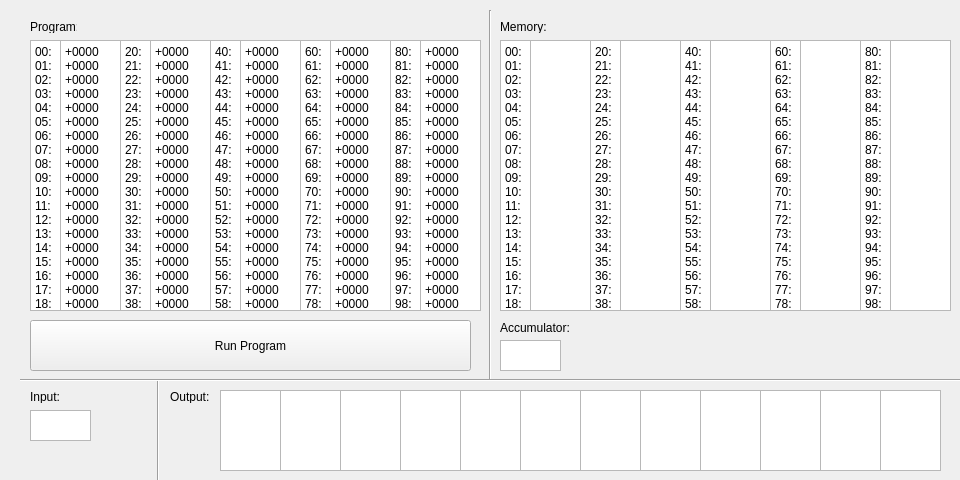
<?xml version="1.0" encoding="UTF-8"?>
<ui version="4.0">
 <class>UVSimClass</class>
 <widget class="QMainWindow" name="UVSimClass">
  <property name="geometry">
   <rect>
    <x>0</x>
    <y>0</y>
    <width>960</width>
    <height>480</height>
   </rect>
  </property>
  <property name="windowTitle">
   <string>UVSim</string>
  </property>
  <widget class="QWidget" name="centralWidget">
   <widget class="QPlainTextEdit" name="plainTextEdit_14">
    <property name="geometry">
     <rect>
      <x>890</x>
      <y>40</y>
      <width>61</width>
      <height>271</height>
     </rect>
    </property>
    <property name="readOnly">
     <bool>true</bool>
    </property>
    <property name="backgroundVisible">
     <bool>false</bool>
    </property>
   </widget>
   <widget class="QPlainTextEdit" name="plainTextEdit_17">
    <property name="geometry">
     <rect>
      <x>800</x>
      <y>40</y>
      <width>61</width>
      <height>271</height>
     </rect>
    </property>
    <property name="readOnly">
     <bool>true</bool>
    </property>
   </widget>
   <widget class="Line" name="line_3">
    <property name="geometry">
     <rect>
      <x>150</x>
      <y>380</y>
      <width>16</width>
      <height>101</height>
     </rect>
    </property>
    <property name="orientation">
     <enum>Qt::Vertical</enum>
    </property>
   </widget>
   <widget class="QPlainTextEdit" name="plainTextEdit_11">
    <property name="geometry">
     <rect>
      <x>590</x>
      <y>40</y>
      <width>31</width>
      <height>271</height>
     </rect>
    </property>
    <property name="verticalScrollBarPolicy">
     <enum>Qt::ScrollBarAlwaysOff</enum>
    </property>
    <property name="readOnly">
     <bool>true</bool>
    </property>
    <property name="plainText">
     <string>20:
21:
22:
23:
24:
25:
26:
27:
28:
29:
30:
31:
32:
33:
34:
35:
36:
37:
38:
39:</string>
    </property>
   </widget>
   <widget class="QPlainTextEdit" name="plainTextEdit_26">
    <property name="geometry">
     <rect>
      <x>340</x>
      <y>390</y>
      <width>61</width>
      <height>81</height>
     </rect>
    </property>
    <property name="readOnly">
     <bool>true</bool>
    </property>
   </widget>
   <widget class="QPlainTextEdit" name="plainTextEdit_15">
    <property name="geometry">
     <rect>
      <x>680</x>
      <y>40</y>
      <width>31</width>
      <height>271</height>
     </rect>
    </property>
    <property name="verticalScrollBarPolicy">
     <enum>Qt::ScrollBarAlwaysOff</enum>
    </property>
    <property name="readOnly">
     <bool>true</bool>
    </property>
    <property name="plainText">
     <string>40:
41:
42:
43:
44:
45:
46:
47:
48:
49:
50:
51:
52:
53:
54:
55:
56:
57:
58:
59:</string>
    </property>
   </widget>
   <widget class="QPlainTextEdit" name="plainTextEdit_34">
    <property name="geometry">
     <rect>
      <x>760</x>
      <y>390</y>
      <width>61</width>
      <height>81</height>
     </rect>
    </property>
    <property name="readOnly">
     <bool>true</bool>
    </property>
   </widget>
   <widget class="Line" name="line">
    <property name="geometry">
     <rect>
      <x>480</x>
      <y>10</y>
      <width>20</width>
      <height>371</height>
     </rect>
    </property>
    <property name="orientation">
     <enum>Qt::Vertical</enum>
    </property>
   </widget>
   <widget class="QPlainTextEdit" name="plainTextEdit">
    <property name="geometry">
     <rect>
      <x>30</x>
      <y>40</y>
      <width>31</width>
      <height>271</height>
     </rect>
    </property>
    <property name="verticalScrollBarPolicy">
     <enum>Qt::ScrollBarAlwaysOff</enum>
    </property>
    <property name="readOnly">
     <bool>true</bool>
    </property>
    <property name="plainText">
     <string>00:
01:
02:
03:
04:
05:
06:
07:
08:
09:
10:
11:
12:
13:
14:
15:
16:
17:
18:
19:</string>
    </property>
   </widget>
   <widget class="Line" name="line_2">
    <property name="geometry">
     <rect>
      <x>20</x>
      <y>370</y>
      <width>941</width>
      <height>20</height>
     </rect>
    </property>
    <property name="orientation">
     <enum>Qt::Horizontal</enum>
    </property>
   </widget>
   <widget class="QLabel" name="label_5">
    <property name="geometry">
     <rect>
      <x>30</x>
      <y>390</y>
      <width>47</width>
      <height>13</height>
     </rect>
    </property>
    <property name="text">
     <string>Input:</string>
    </property>
   </widget>
   <widget class="QPlainTextEdit" name="plainTextEdit_5">
    <property name="geometry">
     <rect>
      <x>390</x>
      <y>40</y>
      <width>31</width>
      <height>271</height>
     </rect>
    </property>
    <property name="verticalScrollBarPolicy">
     <enum>Qt::ScrollBarAlwaysOff</enum>
    </property>
    <property name="readOnly">
     <bool>true</bool>
    </property>
    <property name="plainText">
     <string>80:
81:
82:
83:
84:
85:
86:
87:
88:
89:
90:
91:
92:
93:
94:
95:
96:
97:
98:
99:</string>
    </property>
   </widget>
   <widget class="QPlainTextEdit" name="plainTextEdit_12">
    <property name="geometry">
     <rect>
      <x>530</x>
      <y>40</y>
      <width>61</width>
      <height>271</height>
     </rect>
    </property>
    <property name="readOnly">
     <bool>true</bool>
    </property>
   </widget>
   <widget class="QPlainTextEdit" name="plainTextEdit_2">
    <property name="geometry">
     <rect>
      <x>120</x>
      <y>40</y>
      <width>31</width>
      <height>271</height>
     </rect>
    </property>
    <property name="verticalScrollBarPolicy">
     <enum>Qt::ScrollBarAlwaysOff</enum>
    </property>
    <property name="readOnly">
     <bool>true</bool>
    </property>
    <property name="plainText">
     <string>20:
21:
22:
23:
24:
25:
26:
27:
28:
29:
30:
31:
32:
33:
34:
35:
36:
37:
38:
39:</string>
    </property>
   </widget>
   <widget class="QPlainTextEdit" name="plainTextEdit_38">
    <property name="geometry">
     <rect>
      <x>880</x>
      <y>390</y>
      <width>61</width>
      <height>81</height>
     </rect>
    </property>
    <property name="readOnly">
     <bool>true</bool>
    </property>
   </widget>
   <widget class="QPlainTextEdit" name="plainTextEdit_8">
    <property name="geometry">
     <rect>
      <x>330</x>
      <y>40</y>
      <width>61</width>
      <height>271</height>
     </rect>
    </property>
    <property name="verticalScrollBarPolicy">
     <enum>Qt::ScrollBarAlwaysOff</enum>
    </property>
    <property name="plainText">
     <string>+0000
+0000
+0000
+0000
+0000
+0000
+0000
+0000
+0000
+0000
+0000
+0000
+0000
+0000
+0000
+0000
+0000
+0000
+0000
+0000</string>
    </property>
   </widget>
   <widget class="QLabel" name="label">
    <property name="geometry">
     <rect>
      <x>500</x>
      <y>20</y>
      <width>47</width>
      <height>13</height>
     </rect>
    </property>
    <property name="text">
     <string>Memory:</string>
    </property>
   </widget>
   <widget class="QPlainTextEdit" name="plainTextEdit_4">
    <property name="geometry">
     <rect>
      <x>300</x>
      <y>40</y>
      <width>31</width>
      <height>271</height>
     </rect>
    </property>
    <property name="verticalScrollBarPolicy">
     <enum>Qt::ScrollBarAlwaysOff</enum>
    </property>
    <property name="readOnly">
     <bool>true</bool>
    </property>
    <property name="plainText">
     <string>60:
61:
62:
63:
64:
65:
66:
67:
68:
69:
70:
71:
72:
73:
74:
75:
76:
77:
78:
79:</string>
    </property>
   </widget>
   <widget class="QPlainTextEdit" name="plainTextEdit_20">
    <property name="geometry">
     <rect>
      <x>770</x>
      <y>40</y>
      <width>31</width>
      <height>271</height>
     </rect>
    </property>
    <property name="verticalScrollBarPolicy">
     <enum>Qt::ScrollBarAlwaysOff</enum>
    </property>
    <property name="readOnly">
     <bool>true</bool>
    </property>
    <property name="plainText">
     <string>60:
61:
62:
63:
64:
65:
66:
67:
68:
69:
70:
71:
72:
73:
74:
75:
76:
77:
78:
79:</string>
    </property>
   </widget>
   <widget class="QPlainTextEdit" name="plainTextEdit_3">
    <property name="geometry">
     <rect>
      <x>210</x>
      <y>40</y>
      <width>31</width>
      <height>271</height>
     </rect>
    </property>
    <property name="verticalScrollBarPolicy">
     <enum>Qt::ScrollBarAlwaysOff</enum>
    </property>
    <property name="readOnly">
     <bool>true</bool>
    </property>
    <property name="plainText">
     <string>40:
41:
42:
43:
44:
45:
46:
47:
48:
49:
50:
51:
52:
53:
54:
55:
56:
57:
58:
59:</string>
    </property>
   </widget>
   <widget class="QPlainTextEdit" name="plainTextEdit_21">
    <property name="geometry">
     <rect>
      <x>500</x>
      <y>340</y>
      <width>61</width>
      <height>31</height>
     </rect>
    </property>
    <property name="readOnly">
     <bool>true</bool>
    </property>
   </widget>
   <widget class="QPlainTextEdit" name="plainTextEdit_30">
    <property name="geometry">
     <rect>
      <x>520</x>
      <y>390</y>
      <width>61</width>
      <height>81</height>
     </rect>
    </property>
    <property name="readOnly">
     <bool>true</bool>
    </property>
   </widget>
   <widget class="QPlainTextEdit" name="plainTextEdit_25">
    <property name="geometry">
     <rect>
      <x>280</x>
      <y>390</y>
      <width>61</width>
      <height>81</height>
     </rect>
    </property>
    <property name="readOnly">
     <bool>true</bool>
    </property>
   </widget>
   <widget class="QPlainTextEdit" name="plainTextEdit_31">
    <property name="geometry">
     <rect>
      <x>580</x>
      <y>390</y>
      <width>61</width>
      <height>81</height>
     </rect>
    </property>
    <property name="readOnly">
     <bool>true</bool>
    </property>
   </widget>
   <widget class="QPlainTextEdit" name="plainTextEdit_13">
    <property name="geometry">
     <rect>
      <x>620</x>
      <y>40</y>
      <width>61</width>
      <height>271</height>
     </rect>
    </property>
    <property name="readOnly">
     <bool>true</bool>
    </property>
   </widget>
   <widget class="QPlainTextEdit" name="plainTextEdit_19">
    <property name="geometry">
     <rect>
      <x>500</x>
      <y>40</y>
      <width>31</width>
      <height>271</height>
     </rect>
    </property>
    <property name="verticalScrollBarPolicy">
     <enum>Qt::ScrollBarAlwaysOff</enum>
    </property>
    <property name="readOnly">
     <bool>true</bool>
    </property>
    <property name="plainText">
     <string>00:
01:
02:
03:
04:
05:
06:
07:
08:
09:
10:
11:
12:
13:
14:
15:
16:
17:
18:
19:</string>
    </property>
   </widget>
   <widget class="QLabel" name="label_4">
    <property name="geometry">
     <rect>
      <x>170</x>
      <y>390</y>
      <width>47</width>
      <height>13</height>
     </rect>
    </property>
    <property name="text">
     <string>Output:</string>
    </property>
   </widget>
   <widget class="QPlainTextEdit" name="plainTextEdit_37">
    <property name="geometry">
     <rect>
      <x>820</x>
      <y>390</y>
      <width>61</width>
      <height>81</height>
     </rect>
    </property>
    <property name="readOnly">
     <bool>true</bool>
    </property>
   </widget>
   <widget class="QPlainTextEdit" name="plainTextEdit_6">
    <property name="geometry">
     <rect>
      <x>60</x>
      <y>40</y>
      <width>61</width>
      <height>271</height>
     </rect>
    </property>
    <property name="verticalScrollBarPolicy">
     <enum>Qt::ScrollBarAlwaysOff</enum>
    </property>
    <property name="plainText">
     <string>+0000
+0000
+0000
+0000
+0000
+0000
+0000
+0000
+0000
+0000
+0000
+0000
+0000
+0000
+0000
+0000
+0000
+0000
+0000
+0000</string>
    </property>
   </widget>
   <widget class="QPlainTextEdit" name="plainTextEdit_28">
    <property name="geometry">
     <rect>
      <x>460</x>
      <y>390</y>
      <width>61</width>
      <height>81</height>
     </rect>
    </property>
    <property name="readOnly">
     <bool>true</bool>
    </property>
   </widget>
   <widget class="QPlainTextEdit" name="plainTextEdit_9">
    <property name="geometry">
     <rect>
      <x>420</x>
      <y>40</y>
      <width>61</width>
      <height>271</height>
     </rect>
    </property>
    <property name="verticalScrollBarPolicy">
     <enum>Qt::ScrollBarAlwaysOff</enum>
    </property>
    <property name="plainText">
     <string>+0000
+0000
+0000
+0000
+0000
+0000
+0000
+0000
+0000
+0000
+0000
+0000
+0000
+0000
+0000
+0000
+0000
+0000
+0000
+0000</string>
    </property>
   </widget>
   <widget class="QLabel" name="label_2">
    <property name="geometry">
     <rect>
      <x>30</x>
      <y>20</y>
      <width>47</width>
      <height>13</height>
     </rect>
    </property>
    <property name="text">
     <string>Program:</string>
    </property>
   </widget>
   <widget class="QPlainTextEdit" name="plainTextEdit_33">
    <property name="geometry">
     <rect>
      <x>700</x>
      <y>390</y>
      <width>61</width>
      <height>81</height>
     </rect>
    </property>
    <property name="readOnly">
     <bool>true</bool>
    </property>
   </widget>
   <widget class="QLabel" name="label_3">
    <property name="geometry">
     <rect>
      <x>500</x>
      <y>320</y>
      <width>71</width>
      <height>16</height>
     </rect>
    </property>
    <property name="text">
     <string>Accumulator:</string>
    </property>
   </widget>
   <widget class="QPlainTextEdit" name="plainTextEdit_18">
    <property name="geometry">
     <rect>
      <x>860</x>
      <y>40</y>
      <width>31</width>
      <height>271</height>
     </rect>
    </property>
    <property name="verticalScrollBarPolicy">
     <enum>Qt::ScrollBarAlwaysOff</enum>
    </property>
    <property name="readOnly">
     <bool>true</bool>
    </property>
    <property name="plainText">
     <string>80:
81:
82:
83:
84:
85:
86:
87:
88:
89:
90:
91:
92:
93:
94:
95:
96:
97:
98:
99:</string>
    </property>
   </widget>
   <widget class="QPlainTextEdit" name="plainTextEdit_32">
    <property name="geometry">
     <rect>
      <x>640</x>
      <y>390</y>
      <width>61</width>
      <height>81</height>
     </rect>
    </property>
    <property name="readOnly">
     <bool>true</bool>
    </property>
   </widget>
   <widget class="QPlainTextEdit" name="plainTextEdit_22">
    <property name="geometry">
     <rect>
      <x>30</x>
      <y>410</y>
      <width>61</width>
      <height>31</height>
     </rect>
    </property>
    <property name="readOnly">
     <bool>false</bool>
    </property>
   </widget>
   <widget class="QPushButton" name="pushButton">
    <property name="geometry">
     <rect>
      <x>30</x>
      <y>320</y>
      <width>441</width>
      <height>51</height>
     </rect>
    </property>
    <property name="text">
     <string>Run Program</string>
    </property>
   </widget>
   <widget class="QPlainTextEdit" name="plainTextEdit_7">
    <property name="geometry">
     <rect>
      <x>240</x>
      <y>40</y>
      <width>61</width>
      <height>271</height>
     </rect>
    </property>
    <property name="verticalScrollBarPolicy">
     <enum>Qt::ScrollBarAlwaysOff</enum>
    </property>
    <property name="plainText">
     <string>+0000
+0000
+0000
+0000
+0000
+0000
+0000
+0000
+0000
+0000
+0000
+0000
+0000
+0000
+0000
+0000
+0000
+0000
+0000
+0000</string>
    </property>
   </widget>
   <widget class="QPlainTextEdit" name="plainTextEdit_27">
    <property name="geometry">
     <rect>
      <x>400</x>
      <y>390</y>
      <width>61</width>
      <height>81</height>
     </rect>
    </property>
    <property name="readOnly">
     <bool>true</bool>
    </property>
   </widget>
   <widget class="QPlainTextEdit" name="plainTextEdit_40">
    <property name="geometry">
     <rect>
      <x>150</x>
      <y>40</y>
      <width>61</width>
      <height>271</height>
     </rect>
    </property>
    <property name="verticalScrollBarPolicy">
     <enum>Qt::ScrollBarAlwaysOff</enum>
    </property>
    <property name="plainText">
     <string>+0000
+0000
+0000
+0000
+0000
+0000
+0000
+0000
+0000
+0000
+0000
+0000
+0000
+0000
+0000
+0000
+0000
+0000
+0000
+0000</string>
    </property>
   </widget>
   <widget class="QPlainTextEdit" name="plainTextEdit_16">
    <property name="geometry">
     <rect>
      <x>710</x>
      <y>40</y>
      <width>61</width>
      <height>271</height>
     </rect>
    </property>
    <property name="readOnly">
     <bool>true</bool>
    </property>
   </widget>
   <widget class="QPlainTextEdit" name="plainTextEdit_24">
    <property name="geometry">
     <rect>
      <x>220</x>
      <y>390</y>
      <width>61</width>
      <height>81</height>
     </rect>
    </property>
    <property name="readOnly">
     <bool>true</bool>
    </property>
   </widget>
  </widget>
 </widget>
 <layoutdefault spacing="6" margin="11"/>
 <resources>
  <include location="UVSim.qrc"/>
 </resources>
 <connections/>
</ui>
